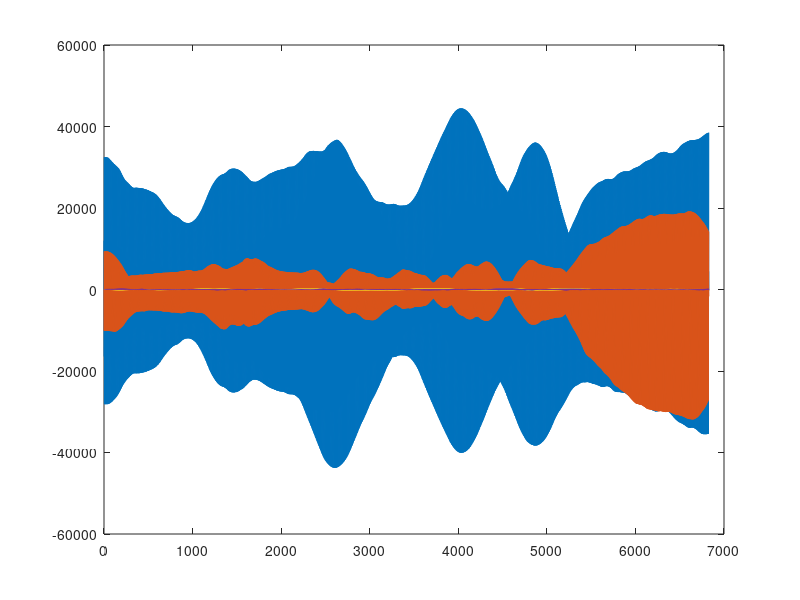

MATLAB code for this plot:
clear();
[xR, yR] = textread('carVisionVel.txt', '%f %f');
[x, y] = textread('carControlCommand.txt', '%f %f');
plot(xR);
hold on;
plot(yR);
plot(x);
plot(y);